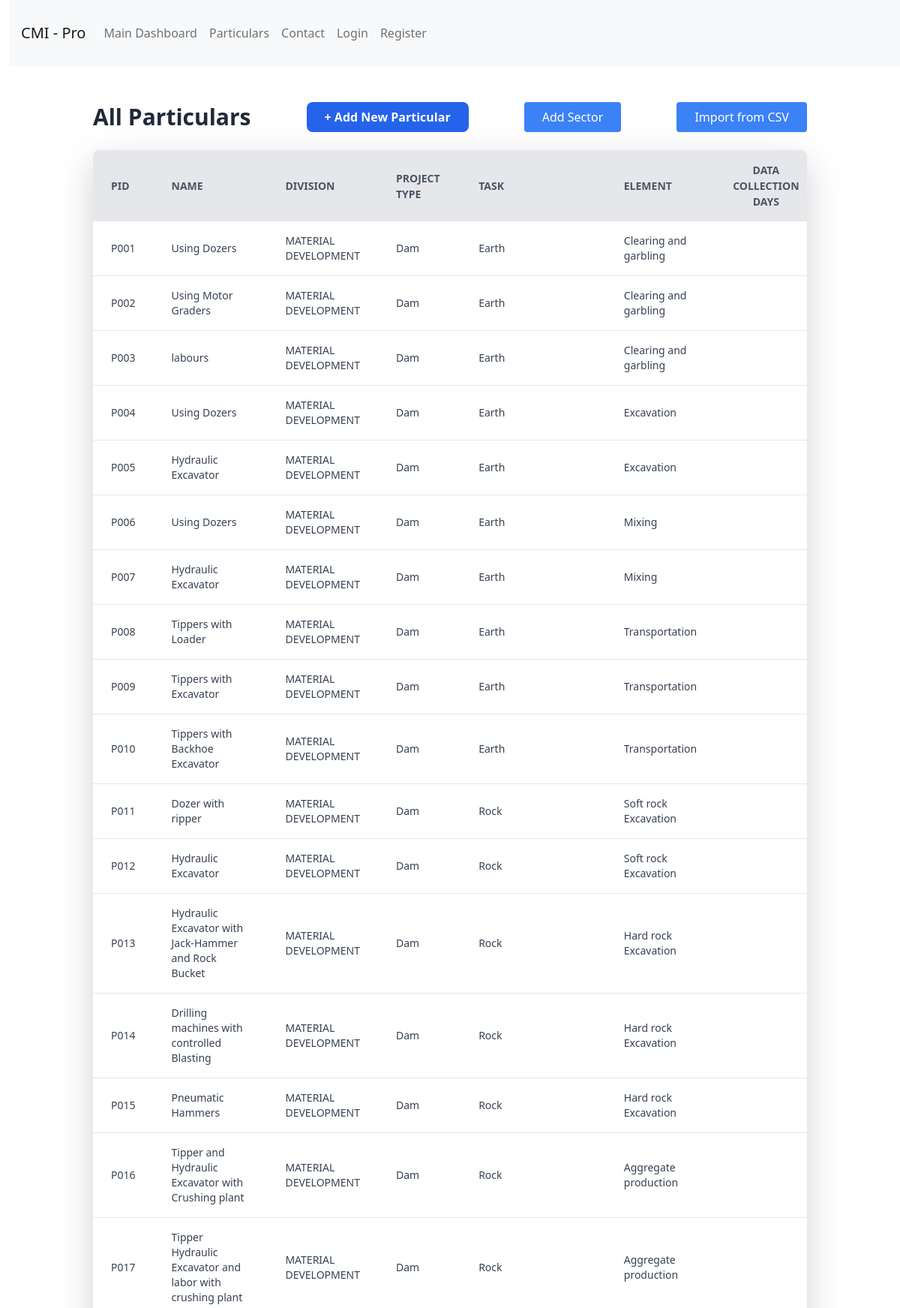
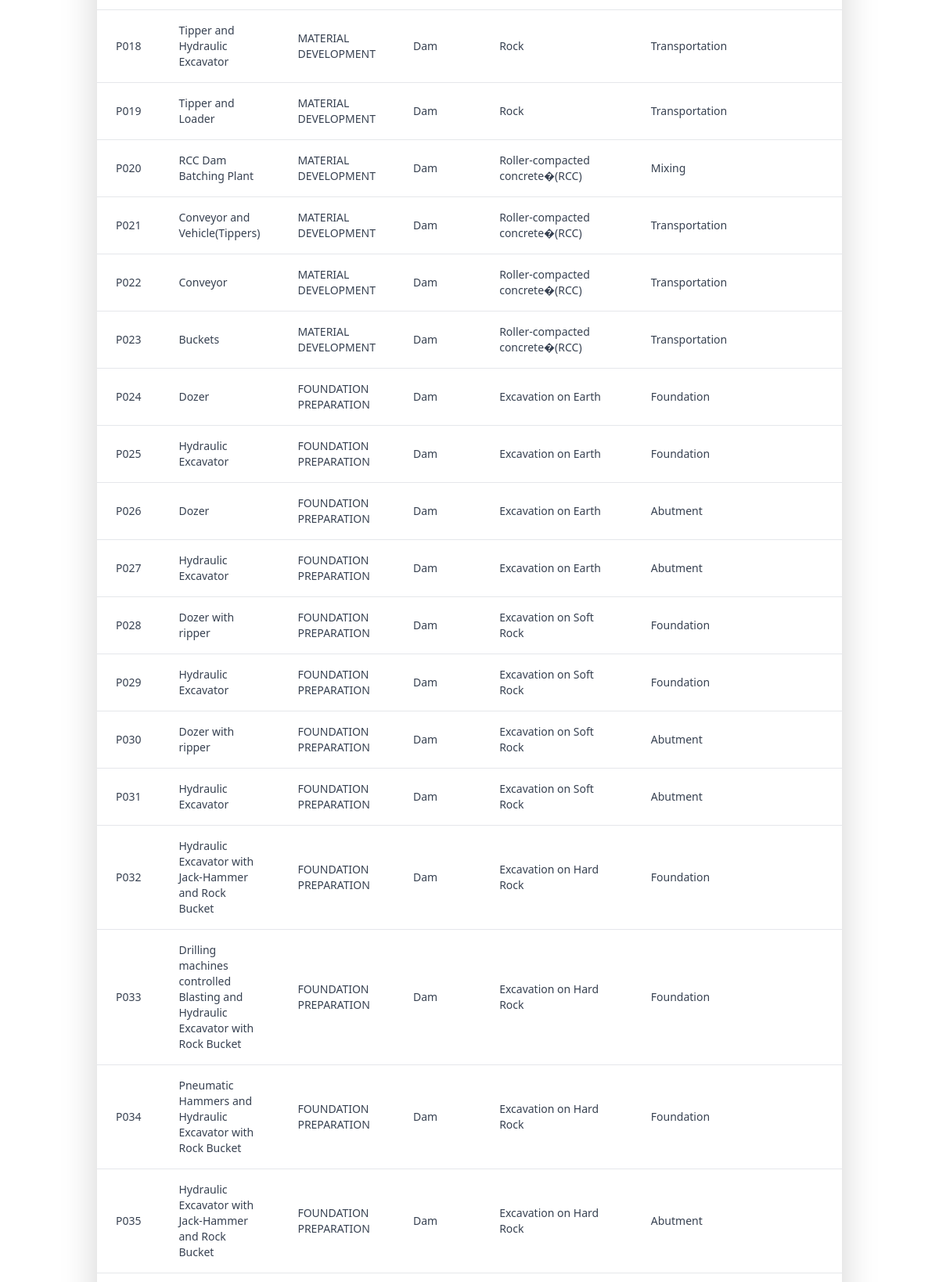
/particulars/list/ (upper part), run on the app's committed database (2 pictures, top to bottom).
### particular/models.py (models this page shows, shortened)
class Particular(models.Model):
    pid = models.CharField(max_length=10, primary_key=True, unique=True)
    project_type = models.ForeignKey('ProjectType', on_delete=models.PROTECT)
    division = models.ForeignKey('Division', on_delete=models.PROTECT, related_name='particular_division')
    task = models.CharField(max_length=255)
    element = models.CharField(max_length=255)
    name = models.CharField(max_length=255)
    required_instances = models.IntegerField(default=80)
    collected_instances = models.IntegerField(default=0)
    progress = models.FloatField(default=0.0)
    equipments = models.ManyToManyField('WorkEquipment', related_name='work_equipments')

class Division(models.Model):
    project_type = models.ForeignKey('ProjectType', on_delete=models.SET_NULL, related_name='subsector', null=True)
    name = models.CharField(max_length=255)
    code = models.CharField(max_length=10)

class ProjectType(models.Model):
    name: str = models.CharField(max_length=250, unique=True)

### particular/views.py (the view)
# urls.py: path('list/', views.particular_list, name='particulars_list'),
def particular_list(request):
    particulars = Particular.objects.all()
    sectors = ProjectType.objects.all()
    divisions = Division.objects.all()
    context = {'particulars': particulars, 'sectors': sectors, 'divisions': divisions}
    return render(request, 'particular/particulars_list.html', context)

### particular/templates/particular/particulars_list.html (shortened to what this page needs)
{% extends 'base.html' %}
{% block content %}
<div class="container mx-auto p-4">
    <div class="flex justify-between items-center mb-6">
        <h2 class="text-3xl font-bold text-gray-800">All Particulars</h2>
        <a href="{% url 'particular:create_particular' %}" class="bg-blue-600 hover:bg-blue-700 text-white font-bold py-2 px-4 rounded-lg focus:outline-none focus:shadow-outline transition duration-300 ease-in-out transform hover:scale-105">
            + Add New Particular
        </a>
        <button
            onClick="openSectorModal()"
            class="bg-blue-500 text-white px-4 py-2 rounded hover:bg-blue-600"
        >
            Add Sector
        </button>
        <button
            onClick="openModal()"
            class="bg-blue-500 text-white px-4 py-2 rounded hover:bg-blue-600"
        >
            Import from CSV
        </button>
    </div>
    {% if particulars %}
        <div class="overflow-x-auto bg-white shadow-lg rounded-lg">
            <table class="min-w-full leading-normal">
                <thead>
                    <tr class="bg-gray-200 text-gray-600 uppercase text-sm leading-normal">
                        <th class="py-3 px-6 text-left">PID</th>
                        <th class="py-3 px-6 text-left">Name</th>
                        <th class="py-3 px-6 text-left">Division</th>
                        <th class="py-3 px-6 text-left">Project Type</th>
                        <th class="py-3 px-6 text-left">Task</th>
                        <th class="py-3 px-6 text-left">Element</th>
                        <th class="py-3 px-6 text-center">Data Collection Days</th>
                    </tr>
                </thead>
                <tbody class="text-gray-700 text-sm font-light">
                    {% for particular in particulars %}
                    <tr class="border-b border-gray-200 hover:bg-gray-100">
                        <td class="py-3 px-6 text-left whitespace-nowrap">{{ particular.pid }}</td>
                        <td class="py-3 px-6 text-left">{{ particular.name }}</td>
                        <td class="py-3 px-6 text-left">{{ particular.division.name }}</td>
                        <td class="py-3 px-6 text-left">{{ particular.project_type.name }}</td>
                        <td class="py-3 px-6 text-left">{{ particular.task }}</td>
                        <td class="py-3 px-6 text-left">{{ particular.element }}</td>
                        <td class="py-3 px-6 text-center">{{ particular.data_collection_days }}</td>
                    </tr>
                    {% endfor %}
                </tbody>
            </table>
        </div>
    {% else %}
        <p class="text-center text-gray-600 text-lg">No particulars found. How about <a href="{% url 'particular:create_particular' %}" class="text-blue-500 hover:underline">creating one</a>?</p>
    {% endif %}
</div>
<script src="https://cdn.tailwindcss.com"></script>
{% endblock %}

### data on the page
Particular: pid "P001", name "Using Dozers", division.name "MATERIAL DEVELOPMENT", project_type.name "Dam", task "Earth", element "Clearing and garbling"
Particular: pid "P002", name "Using Motor Graders", division.name "MATERIAL DEVELOPMENT", project_type.name "Dam", task "Earth", element "Clearing and garbling"
Particular: pid "P003", name "labours", division.name "MATERIAL DEVELOPMENT", project_type.name "Dam", task "Earth", element "Clearing and garbling"
Particular: pid "P004", name "Using Dozers", division.name "MATERIAL DEVELOPMENT", project_type.name "Dam", task "Earth", element "Excavation"
Particular: pid "P005", name "Hydraulic Excavator", division.name "MATERIAL DEVELOPMENT", project_type.name "Dam", task "Earth", element "Excavation"
Particular: pid "P006", name "Using Dozers", division.name "MATERIAL DEVELOPMENT", project_type.name "Dam", task "Earth", element "Mixing"
Particular: pid "P007", name "Hydraulic Excavator", division.name "MATERIAL DEVELOPMENT", project_type.name "Dam", task "Earth", element "Mixing"
Particular: pid "P008", name "Tippers with Loader", division.name "MATERIAL DEVELOPMENT", project_type.name "Dam", task "Earth", element "Transportation"
Particular: pid "P009", name "Tippers with Excavator", division.name "MATERIAL DEVELOPMENT", project_type.name "Dam", task "Earth", element "Transportation"
Particular: pid "P010", name "Tippers with Backhoe Excavator", division.name "MATERIAL DEVELOPMENT", project_type.name "Dam", task "Earth", element "Transportation"
Particular: pid "P011", name "Dozer with ripper", division.name "MATERIAL DEVELOPMENT", project_type.name "Dam", task "Rock", element "Soft rock Excavation"
Particular: pid "P012", name "Hydraulic Excavator", division.name "MATERIAL DEVELOPMENT", project_type.name "Dam", task "Rock", element "Soft rock Excavation"
Particular: pid "P013", name "Hydraulic Excavator with Jack-Hammer and Rock Bucket", division.name "MATERIAL DEVELOPMENT", project_type.name "Dam", task "Rock", element "Hard rock Excavation"
Particular: pid "P014", name "Drilling machines with controlled Blasting", division.name "MATERIAL DEVELOPMENT", project_type.name "Dam", task "Rock", element "Hard rock Excavation"
Particular: pid "P015", name "Pneumatic Hammers", division.name "MATERIAL DEVELOPMENT", project_type.name "Dam", task "Rock", element "Hard rock Excavation"
Particular: pid "P016", name "Tipper and Hydraulic Excavator with Crushing plant", division.name "MATERIAL DEVELOPMENT", project_type.name "Dam", task "Rock", element "Aggregate production"
Particular: pid "P017", name "Tipper Hydraulic Excavator and labor with crushing plant", division.name "MATERIAL DEVELOPMENT", project_type.name "Dam", task "Rock", element "Aggregate production"
Particular: pid "P018", name "Tipper and Hydraulic Excavator", division.name "MATERIAL DEVELOPMENT", project_type.name "Dam", task "Rock", element "Transportation"
Particular: pid "P019", name "Tipper and Loader", division.name "MATERIAL DEVELOPMENT", project_type.name "Dam", task "Rock", element "Transportation"
Particular: pid "P020", name "RCC Dam Batching Plant", division.name "MATERIAL DEVELOPMENT", project_type.name "Dam", task "Roller-compacted concrete�(RCC)", element "Mixing"
Particular: pid "P021", name "Conveyor and Vehicle(Tippers)", division.name "MATERIAL DEVELOPMENT", project_type.name "Dam", task "Roller-compacted concrete�(RCC)", element "Transportation"
Particular: pid "P022", name "Conveyor", division.name "MATERIAL DEVELOPMENT", project_type.name "Dam", task "Roller-compacted concrete�(RCC)", element "Transportation"
Particular: pid "P023", name "Buckets", division.name "MATERIAL DEVELOPMENT", project_type.name "Dam", task "Roller-compacted concrete�(RCC)", element "Transportation"
Particular: pid "P024", name "Dozer", division.name "FOUNDATION PREPARATION", project_type.name "Dam", task "Excavation on Earth", element "Foundation"
Particular: pid "P025", name "Hydraulic Excavator", division.name "FOUNDATION PREPARATION", project_type.name "Dam", task "Excavation on Earth", element "Foundation"
Particular: pid "P026", name "Dozer", division.name "FOUNDATION PREPARATION", project_type.name "Dam", task "Excavation on Earth", element "Abutment"
Particular: pid "P027", name "Hydraulic Excavator", division.name "FOUNDATION PREPARATION", project_type.name "Dam", task "Excavation on Earth", element "Abutment"
Particular: pid "P028", name "Dozer with ripper", division.name "FOUNDATION PREPARATION", project_type.name "Dam", task "Excavation on Soft Rock", element "Foundation"
Particular: pid "P029", name "Hydraulic Excavator", division.name "FOUNDATION PREPARATION", project_type.name "Dam", task "Excavation on Soft Rock", element "Foundation"
Particular: pid "P030", name "Dozer with ripper", division.name "FOUNDATION PREPARATION", project_type.name "Dam", task "Excavation on Soft Rock", element "Abutment"
Particular: pid "P031", name "Hydraulic Excavator", division.name "FOUNDATION PREPARATION", project_type.name "Dam", task "Excavation on Soft Rock", element "Abutment"
Particular: pid "P032", name "Hydraulic Excavator with Jack-Hammer and Rock Bucket", division.name "FOUNDATION PREPARATION", project_type.name "Dam", task "Excavation on Hard Rock", element "Foundation"
Particular: pid "P033", name "Drilling machines controlled Blasting and Hydraulic Excavator with Rock Bucket", division.name "FOUNDATION PREPARATION", project_type.name "Dam", task "Excavation on Hard Rock", element "Foundation"
Particular: pid "P034", name "Pneumatic Hammers and Hydraulic Excavator with Rock Bucket", division.name "FOUNDATION PREPARATION", project_type.name "Dam", task "Excavation on Hard Rock", element "Foundation"
Particular: pid "P035", name "Hydraulic Excavator with Jack-Hammer and Rock Bucket", division.name "FOUNDATION PREPARATION", project_type.name "Dam", task "Excavation on Hard Rock", element "Abutment"
